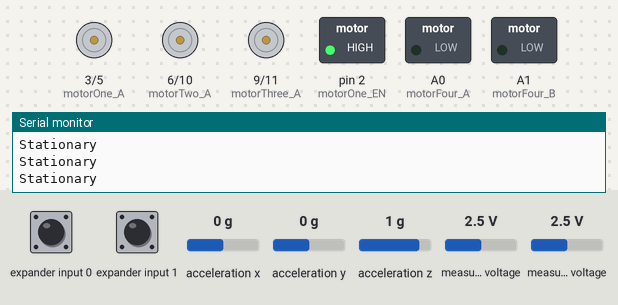
Bench run of a sketch on a simulated Arduino Uno, built with avr-gcc and run on an emulated ATmega328P. On the bench: motor-driver pin pairs drawn as motors (green arrow = first pin HIGH = forward, orange = second pin HIGH = backward, longer = more drive), switched loads named in the sketch (green lamp = pin HIGH), the last lines printed to the serial monitor. Wiring (inferred from the names in the program): Wii Nunchuk at I2C address 0x52. The inputs (shaded band) are chosen by the test bench; at power-on: acceleration x 0 g, measured voltage 2.5 V, acceleration y 0 g, expander input 0 HIGH, expander input 1 HIGH, acceleration z 1 g.

Above: at 1.2 s.
1.3 s: acceleration x set to -0.4 g
At 2.2 s:
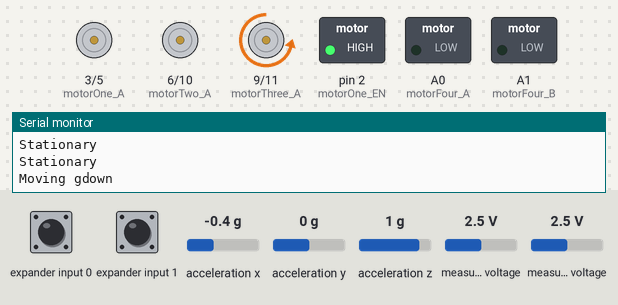
2.8 s: measured voltage (sensor 201) set to 1.2 V
At 3.4 s:
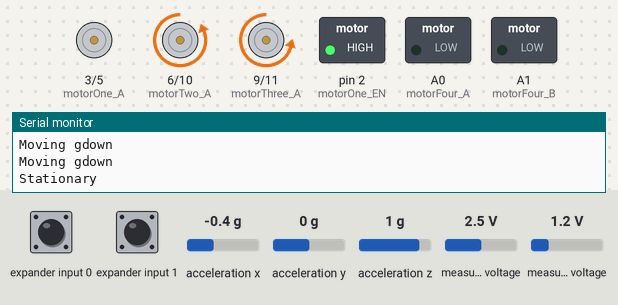
4.3 s: acceleration y set to 0.2 g
At 5.5 s:
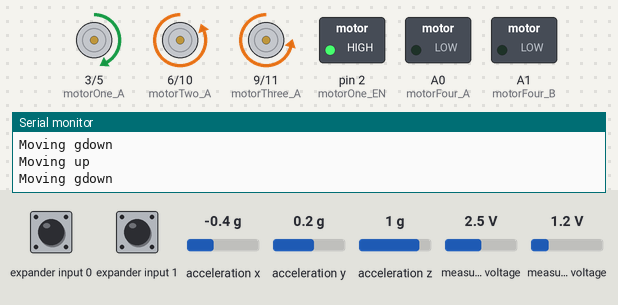
5.8 s: measured voltage (sensor 201) set to 2.5 V
At 6.8 s:
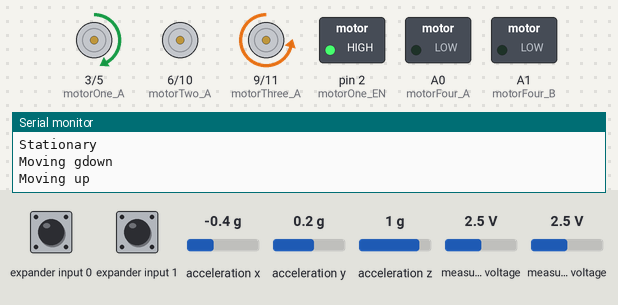
7.3 s: acceleration y set to -0.8 g
At 8.0 s:
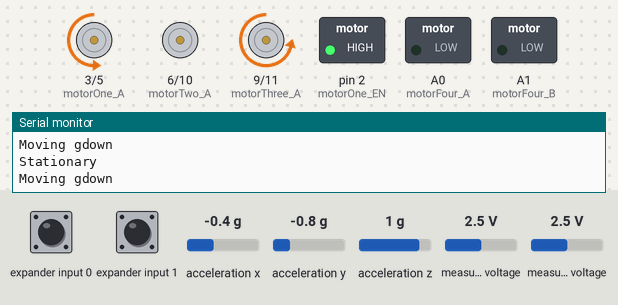
8.8 s: measured voltage (sensor 201) set to 0.9 V
At 9.9 s:
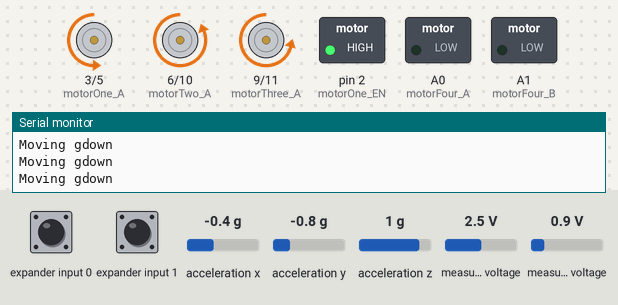
Timing chart, 0 to 11.3 s (numbered marks = the images above; inputs shaded):
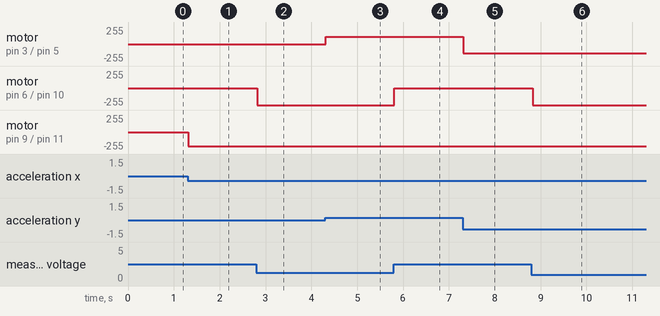

Measured:
- the behaviour switches between -0.2 and -0.3 g on acceleration x (found by bisection; images 0 and 1)
- the behaviour switches between 0 and 0.1 g on acceleration y (found by bisection; images 2 and 3)
- after the input at 1.3 s, motor on pin 9 (motorThree_A) / pin 11 (motorThree_B): stopped → backward 217/255 at once
- after the input at 2.8 s, motor on pin 6 (motorTwo_A) / pin 10 (motorTwo_B): stopped → backward 255/255 at once
- after the input at 4.3 s, motor on pin 3 (motorOne_A) / pin 5 (motorOne_B): stopped → forward 107/255 at once
- after the input at 5.8 s, motor on pin 6 (motorTwo_A) / pin 10 (motorTwo_B): backward 255/255 → stopped at once
- after the input at 7.3 s, motor on pin 3 (motorOne_A) / pin 5 (motorOne_B): forward 107/255 → backward 137/255 at once
- after the input at 8.8 s, motor on pin 6 (motorTwo_A) / pin 10 (motorTwo_B): stopped → backward 255/255 at once

The sketch:

MiniBotYellow.ino
```cpp
#include "ArduinoNunchuk.h"
#include <Wire.h>

#define motorOne_EN 2 //All motors are currently parallel to this line.
#define motorOne_A 3
#define motorOne_B 5
#define motorTwo_A 6
#define motorTwo_B 10
#define motorThree_A 9
#define motorThree_B 11
#define motorFour_A A0
#define motorFour_B A1
#define directionSwitchDelay 1000
#define BAUD 19200
int lastSwitch=0;
bool dir=true;//true=forward
//300=Highest Pitch
//700=Lowest Pitch
//If value around 500, stay still...If between between 300 and 470, move down. 530 and 700, move up
ArduinoNunchuk nunchuk=ArduinoNunchuk();

void setup() {
  // put your setup code here, to run once:
  pinMode(motorOne_EN,OUTPUT); //Currently enables assl motors
  pinMode(motorOne_A,OUTPUT);
  pinMode(motorOne_B,OUTPUT);
  pinMode(motorTwo_A,OUTPUT);
  pinMode(motorTwo_B,OUTPUT);
  pinMode(motorThree_A,OUTPUT);
  pinMode(motorThree_B,OUTPUT);
  pinMode(motorFour_A,OUTPUT);
  pinMode(motorFour_B,OUTPUT);
  digitalWrite(motorOne_EN,HIGH);
  Serial.begin(BAUD);
  nunchuk.init();
}

void loop() {
  nunchuk.update();
  //Using serial port to transmit data to the PC about the button presses & axis movements (for debugging)
  /*Serial.print("Button Z:");
  Serial.println(nunchuk.zButton);
  Serial.print("Button C:");
  Serial.println(nunchuk.cButton);
  Serial.print("Y analog: ");
  Serial.println(nunchuk.analogY);*/
  //Conditional statements used to determine position of remote, and attempt to "scale" the value to an appropriate PWM value between 0-255. (I would now approach this alot differently. but keeping it the way it is now)
  if(nunchuk.accelY>=300&&nunchuk.accelY<=470) {
    analogWrite(motorOne_B,(nunchuk.accelY-300)+85);
    analogWrite(motorOne_A,0);
    Serial.println("Moving gdown");
  } else if(nunchuk.accelY>=470&&nunchuk.accelY<=530) {
    analogWrite(motorOne_A,0);
    analogWrite(motorOne_B,0);
    Serial.println("Stationary");
  } else if(nunchuk.accelY>=530&&nunchuk.accelY<=700) {
    analogWrite(motorOne_A,(nunchuk.accelY-530)+85);//700-530 = 170 (under the maximum), so add the difference to make 255
    analogWrite(motorOne_B,0);
    Serial.println("Moving up");
  }
  //This segment needs to  be fixed
  if(nunchuk.analogY>=32&&nunchuk.analogY<=124) { //127 is idle point (+ and - 3 for tolerance range)
    analogWrite(motorTwo_B,(nunchuk.analogY-32)+(255-(nunchuk.analogY-32))); //Needs to be fixed, comeeup with new algorithm
    analogWrite(motorTwo_A,0);
    Serial.println("Moving gdown");
  } else if(nunchuk.analogY>=124&&nunchuk.analogY<=130) {
    analogWrite(motorTwo_A,0);
    analogWrite(motorTwo_B,0);
    Serial.println("Stationary");
  } else if(nunchuk.analogY>=130&&nunchuk.analogY<=226) {
    analogWrite(motorTwo_A,(nunchuk.analogY-130)+(255-(nunchuk.analogY-130)));
    analogWrite(motorTwo_B,0);
    Serial.println("Moving up");
  }
  if(nunchuk.accelX>=300&&nunchuk.accelX<=470) {
    analogWrite(motorThree_B,(nunchuk.accelX-300)+85);
    analogWrite(motorThree_A,0);
    Serial.println("Moving gdown");
  } else if(nunchuk.accelX>=470&&nunchuk.accelX<=530) {
    analogWrite(motorThree_A,0);
    analogWrite(motorThree_B,0);
    Serial.println("Stationary");
  } else if(nunchuk.accelX>=530&&nunchuk.accelX<=700) {
    analogWrite(motorThree_A,(nunchuk.accelX-530)+85);//700-530 = 170 (under the maximum), so add the difference to make 255
    analogWrite(motorThree_B,0);
    Serial.println("Moving up");
  }

  /*if(nunchuk.zButton&&nunchuk.cButton) {
    digitalWrite(motorOne_EN,HIGH);
  } else if((!nunchuk.zButton)&&(!nunchuk.cButton)) {
    digitalWrite(motorOne_EN,LOW);
  }*/


}
```

ArduinoNunchuk.cpp
```cpp
// (licence header left out)
#include <Arduino.h>
#include <Wire.h>
#include "ArduinoNunchuk.h"

#define ADDRESS 0x52

void ArduinoNunchuk::init()
{
  Wire.begin();

  ArduinoNunchuk::_sendByte(0x55, 0xF0);
  ArduinoNunchuk::_sendByte(0x00, 0xFB);

  ArduinoNunchuk::update();
}

void ArduinoNunchuk::update()
{
  int count = 0;
  int values[6];

  Wire.requestFrom(ADDRESS, 6);

  while(Wire.available())
  {
    values[count] = Wire.read();
    count++;
  }

  ArduinoNunchuk::analogX = values[0];
  ArduinoNunchuk::analogY = values[1];
  ArduinoNunchuk::accelX = (values[2] << 2) | ((values[5] >> 2) & 3);
  ArduinoNunchuk::accelY = (values[3] << 2) | ((values[5] >> 4) & 3);
  ArduinoNunchuk::accelZ = (values[4] << 2) | ((values[5] >> 6) & 3);
  ArduinoNunchuk::zButton = !((values[5] >> 0) & 1);
  ArduinoNunchuk::cButton = !((values[5] >> 1) & 1);

  ArduinoNunchuk::_sendByte(0x00, 0x00);
}

void ArduinoNunchuk::_sendByte(byte data, byte location)
{
  Wire.beginTransmission(ADDRESS);

  Wire.write(location);
  Wire.write(data);

  Wire.endTransmission();

  delay(10);
}
```

ArduinoNunchuk.h
```cpp
// (licence header left out)
#ifndef ArduinoNunchuk_H
#define ArduinoNunchuk_H

#include <Arduino.h>

class ArduinoNunchuk
{
  public:
    int analogX;
    int analogY;
    int accelX;
    int accelY;
    int accelZ;
    int zButton;
    int cButton;

    void init();
    void update();

  private:
    void _sendByte(byte data, byte location);
};

#endif
```
